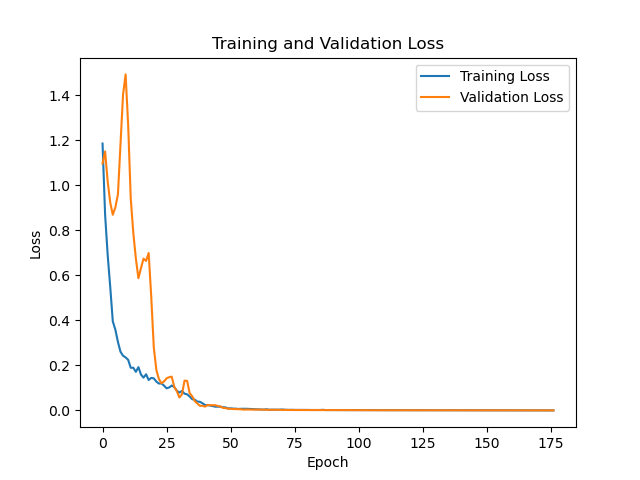

This figure's Python source:
from model import *
import time
import matplotlib.pyplot as plt
import logging
from torch.cuda.amp import autocast, GradScaler
import csv
from argparse import ArgumentParser
import os

def save_losses_to_csv(train_losses, valid_losses, file_path='losses.csv')->None:
    with open(file_path, mode='w', newline='') as file:
        writer = csv.writer(file)
        writer.writerow(['Epoch', 'Train Loss', 'Validation Loss'])
        for epoch, (train_loss, valid_loss) in enumerate(zip(train_losses, valid_losses)):
            writer.writerow([epoch + 1, train_loss, valid_loss])

def save_accuracy(valid_accuracy_vals, train_accuracy_vals, file_path='accuracy.csv') -> None:
    with open(file_path, mode='w', newline='') as file:
            writer = csv.writer(file)
            writer.writerow(['Epoch', 'valid accuracy', 'train accuracy'])
            for epoch, (valid_acc, train_acc) in enumerate(zip(valid_accuracy_vals, train_accuracy_vals)):
                writer.writerow([epoch + 1, valid_acc, train_acc])

def accuracy_fn(label, prediction):
    probabilities = torch.exp(prediction) / torch.sum(torch.exp(prediction))
    return acc

def calculate_accuracy(outputs, labels):
    """
    takes model outputs and correct labels
    returns tuple (number of correct predictions, total number of predictions)
    """
    _, preds = torch.max(outputs, dim=1) # prediction is made here, notably without softmax.
    correct = torch.sum(preds == labels).item()
    total = labels.size(0)
    return correct, total

def are_args_valid(args) -> bool:
    """
    checks if args are valid and returns whether that is true in bool form.
    prints error messages
    """
    if args.fine_tuning and args.pretrained_model == None:
        print("Fatal: fine tuning requested without a path specified to a pretrained model")
        return False
    if args.fine_tuning and not os.path.exists(args.pretrained_model):
        print("Fatal: path to pretrained model does not exist")
        return False

    paths_to_check = (args.noisy_data_dir, args.not_noisy_data_dir, args.meta_file, args.only_noise_dir)
    for path in paths_to_check:
        if not os.path.exists(path):
            print(f"Fatal: path {path} does not exist")
            return False
    return True

def get_args():
    parser = ArgumentParser()
    parser.add_argument("--fine_tuning", "-ft", action="store_true")
    parser.add_argument("--pretrained_model", "-pm", type=str)
    parser.add_argument("--noisy_data_dir", "-nd", type=str, required=True)
    parser.add_argument("--not_noisy_data_dir", "-nnd", type=str, required=True)
    parser.add_argument("--meta_file", "-m", type=str, required=True)
    parser.add_argument("--only_noise_dir", "-on", type=str, required=True)
    parser.add_argument("--accuracy_output", "-ao", type=str, default="training_accuracy.png")
    parser.add_argument("--loss_output", "-lo", type=str, default="training_loss.png")
    parser.add_argument("--model_output", "-mo", type=str, default='best_model.pth')

    return parser.parse_args()

def main():
    #parse and check arguments
    args = get_args()
    if not are_args_valid(args):
        return
    
    #set randomness
    seed = 42
    torch.manual_seed(seed)
    torch.cuda.manual_seed_all(seed)
    torch.backends.cudnn.deterministic=True
    
    device = torch.device("cuda:0" if torch.cuda.is_available() else "cpu")
    
    deviceName= torch.cuda.get_device_name(0) if torch.cuda.is_available() else "CPU"
    print(f"Current cuda device: {deviceName}")


    
    #--------------------------------------Fine Tunnig
    fineTunning = args.fine_tuning
    pretrained_model_path = args.pretrained_model # old path: '/cephyr/users/robincoh/Alvis/viralTracing/script/train3/best_model.pth'
    
    #--------------------------------------Data directory
    # dataDirectoryPath="/cephyr/users/robincoh/Alvis/viralTracing/dataset/spiralMidlePitchWithNoises/"
    # dataDirectoryPath="/cephyr/users/robincoh/Alvis/viralTracing/dataset/spiralNoNoisePitchPhiRadius"
    noisyDataDirectoryPath = args.noisy_data_dir #"/mimer/NOBACKUP/groups/naiss2025-23-223/compileNoise"
    noNoiseDataDirectoryPath = args.not_noisy_data_dir #"/mimer/NOBACKUP/groups/naiss2025-23-223/compileNoNoise"
    metafile = args.meta_file # "/mimer/NOBACKUP/groups/naiss2025-23-223/compile.csv"
    onlyNoiseDir = args.only_noise_dir # "/mimer/NOBACKUP/groups/naiss2025-23-223/onlyNoiseNoStruct"
    #-------------------------------------- Data loading
    #Noisy data and non noisy data are loaded separately
    #After that  a part of the noisy are split in order to make test dataset
    #The rest of the noisy Dataset and the noNoiseData #are concatenated
    
    torch.cuda.empty_cache() #maybe not necessary just in case
    #loading class
    dataset = MrcDataset1vMetaDataWithNoiseFile(metaFile=metafile,noiseDirectory=noisyDataDirectoryPath,noNoiseDirectory=noNoiseDataDirectoryPath, onlyNoise=onlyNoiseDir)
    # datasetNoNoise = MrcDataset1vMetaData(getMrcFeatures(noNoiseDataDirectoryPath))

    #splitting
    trainDataset, testDataset = random_split(dataset , [0.8, 0.2])

    #no augmentation/denoising
    print(f"number of data points in training: {len(trainDataset)}")
    print(f"number of data points in testing: {len(testDataset)}")
    #data loader
    batchSize= 200 # => must be max GfPU node memory 
    #worker are max CPU core of the GPU node
    trainDataloader = DataLoader(trainDataset, batch_size=batchSize, shuffle=True) #originally for both: pin_memory=True, num_workers=16
    testDataloader = DataLoader(testDataset, batch_size=batchSize, shuffle=False)



    #--------------------------------------model initiaitsation & learning parameters
    model= ModelClassificationMultival().to(device)
    loss_fn = torch.nn.CrossEntropyLoss()
    # optimizer = torch.optim.SGD(model.parameters(), lr=0.001, momentum=0.9)
    optimizer = torch.optim.AdamW(
    model.parameters(),
    lr=0.005,
    betas=(0.9, 0.9999),
    weight_decay=0.01,
    eps=1e-7,
    amsgrad=True
    )

    scheduler = torch.optim.lr_scheduler.CyclicLR(
    optimizer,
    base_lr=0.0001,
    max_lr=0.01,
    step_size_up=2000,
    cycle_momentum=False
    )

    # Load the pre-trained model
    if fineTunning:
        try:
                model.load_state_dict(torch.load(pretrained_model_path))
                print(f"Loaded pre-trained model from {pretrained_model_path}")
        except Exception as e:
                print(f"Error loading pre-trained model: {e}")
                return

    running_loss = 0.
    last_loss = 0.

    for inputs, labels in trainDataloader:
        print(f"Input shape: {inputs.shape}")
        print(f"Label shape: {labels.shape}")
        break

    #learning variable
    running_losses = []
    losses = []
    best_vloss = 1_000_000.
    best_tloss = 1_000_000.
    trainLosess=[]
    validLosess=[]
    vrunning_accuracy=[]
    running_train_accuracy = []
    patience = 50
    waited=0

    #--------------------------------------Training 
    print("Start training")
    timeTraining = time.time()
    for epoch in range(1000):
        running_loss = 0.
        running_correct = 0
        running_total = 0
        timeEpoch = time.time()
        print(f"Epoch {epoch}")
        print(f"number of batch: {len(trainDataloader)}")
        model.train(True)
        for i, data in enumerate(trainDataloader,0):
            inputs, labels = data
            inputs = inputs.to(device)
            labels = labels.to(device)
            labels = labels.squeeze()
            optimizer.zero_grad()

            outputs = model(inputs)
            loss = loss_fn(outputs, labels)
            
            loss.backward()

	        
	        
            optimizer.step()

            running_loss += loss.item()

            correct, total = calculate_accuracy(outputs, labels)
            running_correct += correct
            running_total += total
	        
	        
            #print(f"Batch: Epoch {epoch}, iter {i}, loss: {loss.item():.4f}")
            if i == len(trainDataloader) - 1:
                print("------------------------------------------------")
                last_loss = running_loss/len(trainDataloader)
                trainLosess.append(last_loss)
                epoch_acc = running_correct / running_total
                running_train_accuracy.append(epoch_acc)
                print(f"Epoch {epoch+1:03d} | "
                f"Train Loss: {last_loss:.4f} | "
                f"Acc: {epoch_acc:.2%} | "
                f"LR: {optimizer.param_groups[0]['lr']}")

        print("evaluating model")
        model.eval()
        vrunning_loss = 0.
        valid_correct = 0
        valid_total = 0
        predictions = []
        actuals = []
        with torch.no_grad(): # disable gradient calculation for testing
            for i, vdata in enumerate(testDataloader, 0):
                vinputs, vlabels = vdata
                vinputs = vinputs.to(device)
                vlabels = vlabels.to(device)
                vlabels = vlabels.squeeze()
                voutputs = model(vinputs)
                predictions.extend(voutputs.cpu())
                actuals.extend(vlabels.cpu())
                vloss = loss_fn(voutputs, vlabels)
                vrunning_loss += vloss.item()
                correct, total = calculate_accuracy(voutputs, vlabels)
                valid_correct += correct
                valid_total += total
        valid_acc = valid_correct / valid_total
        vrunning_accuracy.append(valid_acc)
        avg_vloss = vrunning_loss / len(testDataloader)
        validLosess.append(avg_vloss)
        scheduler.step()
        if avg_vloss < best_vloss:
            best_vloss = avg_vloss
            best_tloss = last_loss # actualy not the better overall but associated to the better validation loss
            torch.save(model.state_dict(), args.model_output)
	            
            waited=0
        else:
            waited+=1
            if waited > patience:

                print(f"LOSS train {last_loss} valid {avg_vloss} accuracy {valid_acc}")
                print(f"Time for epoch {epoch}: {time.time()-timeEpoch}")
                print("Early stopping")
                break
        print(f"Validation  | Loss: {avg_vloss:.4f} | Acc: {valid_acc:.2%}")
        print(f"Time for epoch {epoch}: {time.time()-timeEpoch}")

        plt.plot(trainLosess, label='Training Loss')
        plt.plot(validLosess, label='Validation Loss')
        plt.xlabel('Epoch')
        plt.ylabel('Loss')
        plt.title('Training and Validation Loss')
        plt.legend()
        plt.savefig('training.png')
        plt.close()

        plt.plot(vrunning_accuracy, label='Valid accuracy')
        plt.plot(running_train_accuracy, label='Train accuracy')
        plt.xlabel('Epoch')
        plt.ylabel('Accuracy')
        plt.title('Classification accuracy')
        plt.legend()
        plt.savefig('accuracy.png')
        plt.close()

        print(f"Time for training over {epoch} epoch: {time.time()-timeTraining}")
    save_losses_to_csv(trainLosess, validLosess)
    save_accuracy(vrunning_accuracy,running_train_accuracy)
    print("====================================================================")
    print("end of the training")
    print(f"LOSS train {best_tloss} valid {best_vloss}")

if __name__ == "__main__":
    main()
